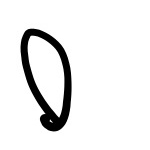
#> input picture data/dataset/operators_raw/test/00/zero_1248.png, 150 x 150 px
$ python -i image_processor.py   (imports and definitions only)
#> lines starting #> are read from the running program, lines starting #| are printed output that depends on the picture; after the words box and inside, x2 and y2 are one past the last pixel; in counts of white or black regions, pixels touching at a corner belong together
#> further down, picture is the input picture: shape (150, 150, 3); min 0, max 255, mean 235
import cv2
import numpy as np


class ImageProcessor:
    def __init__(self, target_size=(28, 28), training=False):
        self.target_size = target_size
        self.training = training

    def grayscale(self, image: np.ndarray) -> np.ndarray:
        # check if image is already grayscale (either 2D or 3D with 1 channel)
        if len(image.shape) == 2 or (len(image.shape) == 3 and image.shape[2] == 1):
            # if it's 3D with 1 channel, convert to 2D
            if len(image.shape) == 3:
                return image.squeeze()
            return image
        return cv2.cvtColor(image, cv2.COLOR_BGR2GRAY)

    def denoise(self, image: np.ndarray) -> np.ndarray:
        return cv2.bilateralFilter(image, 5, 75, 75)

    def binarise(self, image: np.ndarray) -> np.ndarray:
        return cv2.threshold(image, 0, 255, cv2.THRESH_BINARY + cv2.THRESH_OTSU)[1]

    def invert(self, image: np.ndarray) -> np.ndarray:
        return cv2.bitwise_not(image)
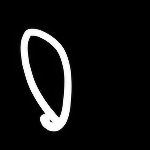
#> returned value: shape (150, 150); min 0, max 255, mean 20.2
#> in binarise, `return cv2.threshold(image, 0, 255, cv2.THRESH_BINARY + cv2.THRESH_OTS..`:
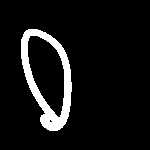
#> returned value: shape (150, 150); 7.9% white; 1 white region, box (x1, y1, x2, y2) and area: (21, 29, 72, 131) 1774

    def normalise(self, image: np.ndarray) -> np.ndarray:
        return cv2.normalize(image, None, 0, 255, cv2.NORM_MINMAX)

    def resize(self, image: np.ndarray) -> np.ndarray:
        coords = cv2.findNonZero(image) #find bounding boxes
        x, y, w, h = cv2.boundingRect(coords)
        cropped = image[y:y + h, x:x + w]

        # get dimensions
        h, w = cropped.shape
        target_w, target_h = self.target_size

        # scale and resize
        scale = min(target_w / w, target_h / h)
        new_w, new_h = int(w * scale), int(h * scale)

        return cv2.resize(cropped, (new_w, new_h), interpolation=cv2.INTER_AREA)

    def center(self, image: np.ndarray, padding=3) -> np.ndarray:
        target_w, target_h = self.target_size
        h, w = image.shape  # get image shape

        # Calculate maximum possible scaling while maintaining aspect ratio
        scale = min((target_w - 2 * padding) / w, (target_h - 2 * padding) / h)
        if scale < 1:  # Only resize down if needed
            w, h = int(w * scale), int(h * scale)
            image = cv2.resize(image, (w, h), interpolation=cv2.INTER_AREA)

        # Create canvas and calculate centered position
        canvas = np.zeros((target_h, target_w), dtype=np.uint8)

        # Calculate centered coordinates
        x_offset = (target_w - w) // 2
        y_offset = (target_h - h) // 2

        # Ensure the image fits within the canvas
        y_offset = max(padding, min(y_offset, target_h - h - padding))
        x_offset = max(padding, min(x_offset, target_w - w - padding))

        canvas[y_offset:y_offset + h, x_offset:x_offset + w] = image
        return canvas

    def segment(self, image: np.ndarray):

        # closing morphological operations
        kernel = np.ones((3, 3), np.uint8)
#> kernel = [[1, 1, 1], [1, 1, 1], [1, 1, 1]]
        image = cv2.morphologyEx(image, cv2.MORPH_CLOSE, kernel)
#> image: shape (150, 150); 7.9% white; 1 white region, box (x1, y1, x2, y2) and area: (21, 29, 72, 131) 1780

        # vertically project the image to form "peaks and valleys"
        projection = np.sum(image, axis=0)

        # find segmentation boundaries
        segments = []
        in_char = False
#> in_char = False
        start = 0
#> start = 0

        for idx, column_value in enumerate(projection):
            # keep track of where the character started
            if column_value > 0 and not in_char:
                in_char = True
                start = idx

            # end character region if valley detected
            elif column_value == 0 and in_char:
                in_char = False
                end = idx
                char_img = image[:, start:end]
                segments.append((char_img))

        # handle case where last character reaches image boundary
        if in_char:
            char_img = image[:, start:]
            segments.append((char_img))

        return segments


    # processing pipeline
    def process(self, image: np.ndarray, debug=False) -> list[np.ndarray] | np.ndarray | None:
        if image is None:
            return None


        processed = []

        try:
            if debug:
                print(
                    f"DEBUG: Initial image shape: {image.shape}, dtype: {image.dtype}, min: {image.min()}, max: {image.max()}"
                )

                # print debugging information for the image processing at every step
                image = self.grayscale(image)
                print(f"DEBUG: After grayscale: shape: {image.shape}, min: {image.min()}, max: {image.max()}")

                image = self.denoise(image)
                print(f"DEBUG: After denoise: shape: {image.shape}, min: {image.min()}, max: {image.max()}")

                image = self.binarise(image)
                print(f"DEBUG: After binarise: shape: {image.shape}, min: {image.min()}, max: {image.max()}")

                image = self.invert(image)
                print(f"DEBUG: After invert: shape: {image.shape}, min: {image.min()}, max: {image.max()}")

                # check if image has any non-zero pixels
                non_zero_count = np.count_nonzero(image)
                print(f"DEBUG: Non-zero pixels after invert: {non_zero_count}")

                if not self.training:
                    for contour in self.segment(image):
                        contour = self.resize(contour)
                        contour = self.center(contour)
                        contour = self.normalise(contour)
                        processed.append(contour)

                elif self.training:
                    image = self.resize(image)
                    print(f"DEBUG: After resize: shape: {image.shape}, min: {image.min()}, max: {image.max()}")

                    image = self.center(image)
                    print(f"DEBUG: After center: shape: {image.shape}, min: {image.min()}, max: {image.max()}")

                    image = self.normalise(image)
                    print(f"DEBUG: After normalise: shape: {image.shape}, min: {image.min()}, max: {image.max()}")

                    image = self.binarise(image)
                    print(f"DEBUG: After binarise: shape: {image.shape}, min: {image.min()}, max: {image.max()}")

                    return image

                return processed

            else:

                # presegmentation algorithms
                image = self.grayscale(image)
                image = self.denoise(image)
                image = self.invert(image)
                image = self.binarise(image)

                if not self.training:
                    for contour in self.segment(image):
                        contour = self.resize(contour)
                        contour = self.center(contour)
                        contour = self.normalise(contour)
                        processed.append(contour)
#> this loop made 1 pass
#> pass 1, in resize, `cropped = image[y:y + h, x:x + w]`:
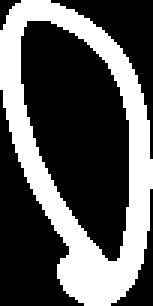
#> cropped: shape (102, 51) (shown 3 times larger); 34.2% white; 1 white region, box (x1, y1, x2, y2) and area: (0, 0, 51, 102) 1780
#> pass 1, in process, `contour = self.center(contour)`:
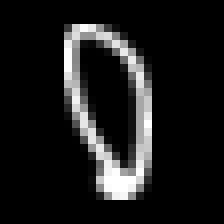
#> contour: shape (28, 28) (shown 8 times larger); min 0, max 255, mean 26.9
#> after the loop, processed = 1 item

                elif self.training:
                    """
                    image = self.resize(image)
                    image = self.center(image)
                    """

                    image = self.normalise(image)
                    image = self.binarise(image)

                    return image

                return processed

        except Exception as e:
            print(f"Error processing image: {e}")
            return None

>>> import cv2
>>> picture = cv2.imread('../data/dataset/operators_raw/test/00/zero_1248.png')
>>> result = ImageProcessor().process(picture)
#> result = 1 item

$ run again, on data/dataset/operators_raw/test/00/zero_694.png
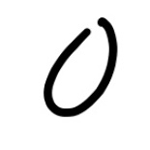
#> input picture data/dataset/operators_raw/test/00/zero_694.png, 150 x 150 px
#> picture is the input picture: shape (150, 150, 3); min 0, max 255, mean 233.7
#> in binarise, `return cv2.threshold(image, 0, 255, cv2.THRESH_BINARY + cv2.THRESH_OTS..`:
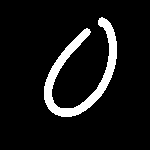
#> returned value: shape (150, 150); 8.4% white; 1 white region, box (x1, y1, x2, y2) and area: (44, 17, 117, 117) 1898
#> kernel = [[1, 1, 1], [1, 1, 1], [1, 1, 1]]
#> in_char = False
#> start = 0
#> the loop in process, `for contour in self.segment(image):` made 1 pass
#> pass 1, in process, `contour = self.center(contour)`:
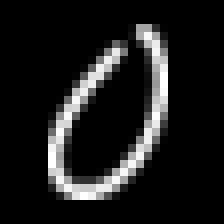
#> contour: shape (28, 28) (shown 8 times larger); min 0, max 255, mean 27.9
#> after the loop in process, `for contour in self.segment(image):`: processed = 1 item
